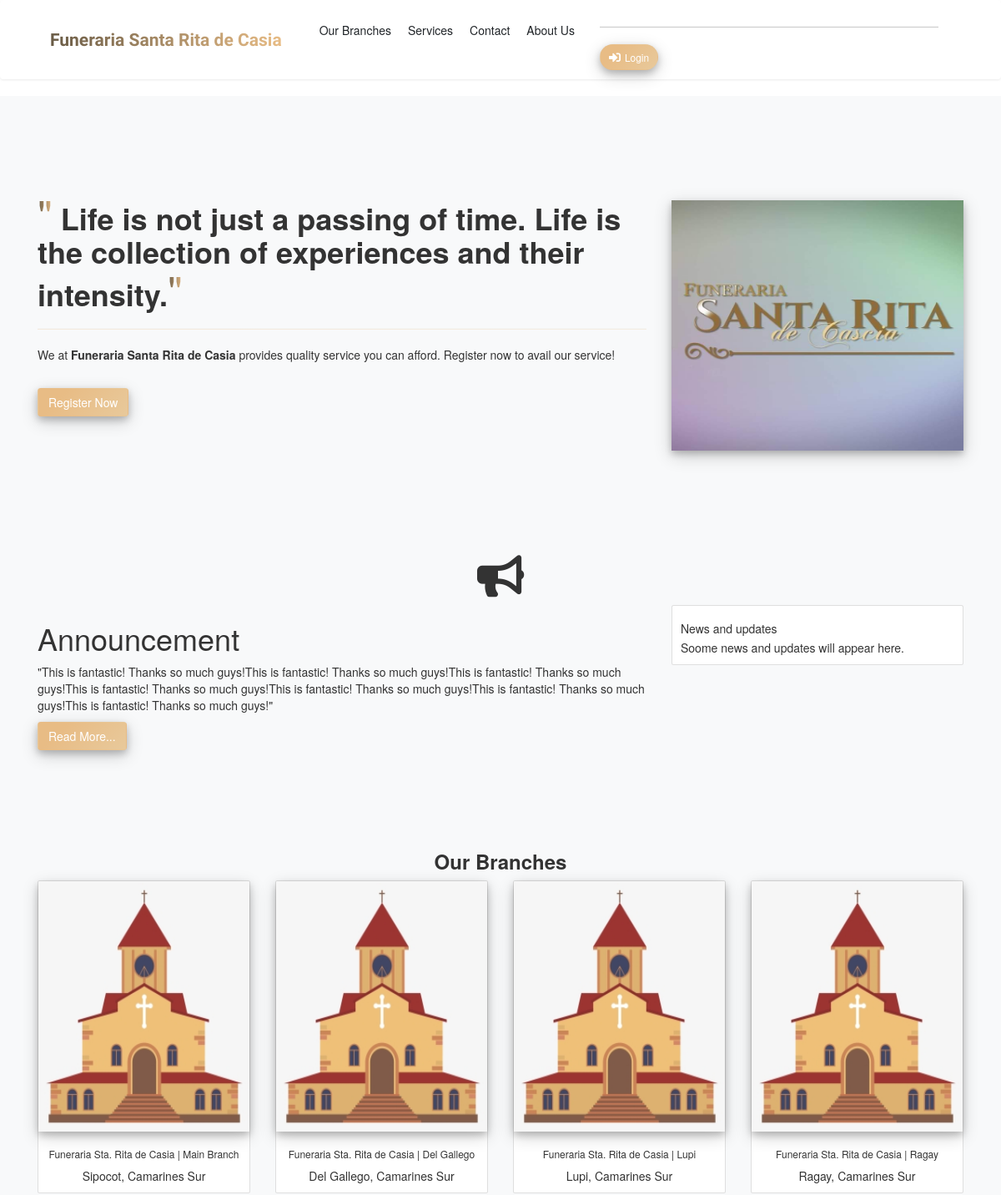
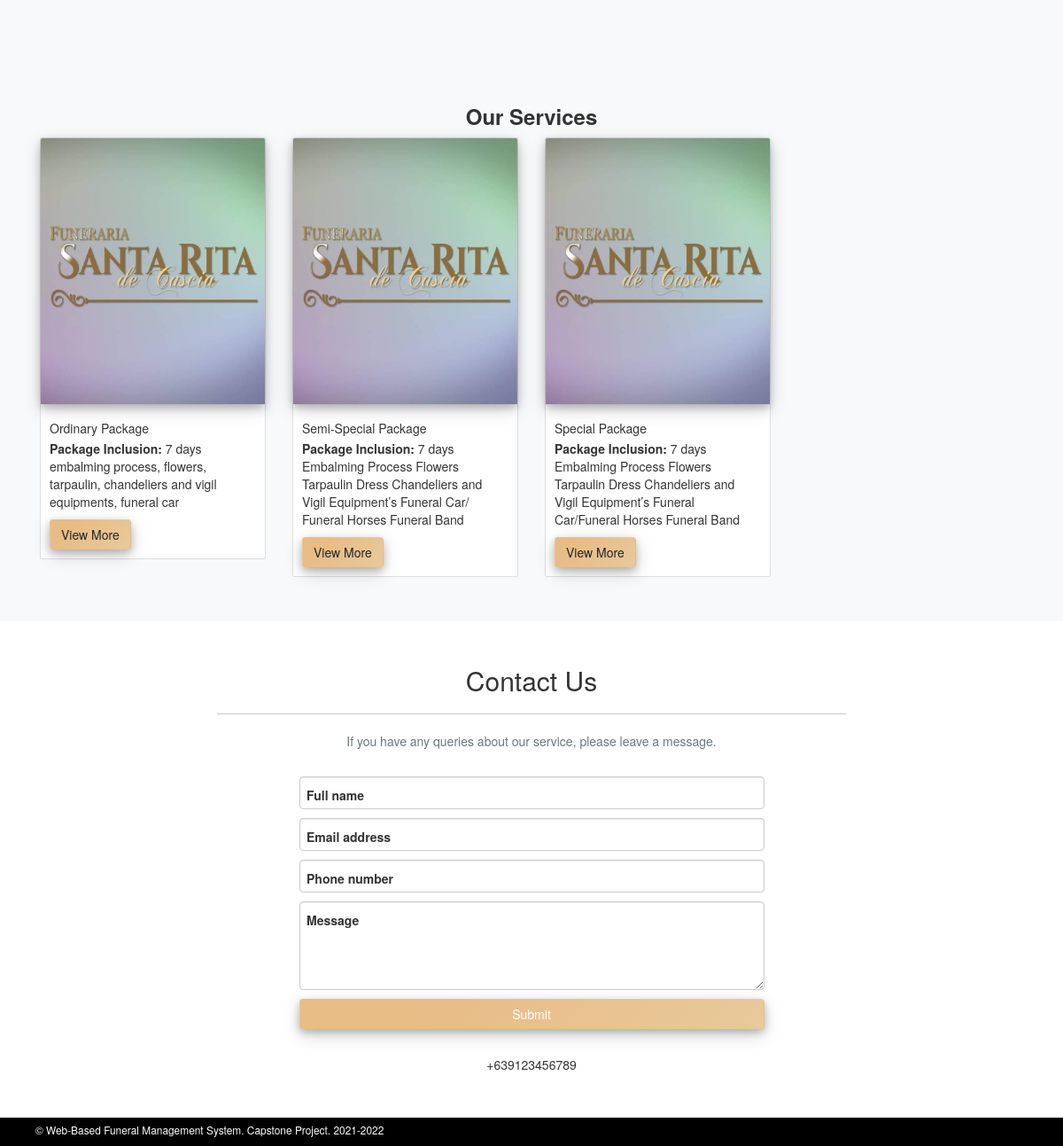
The page / on the database its author committed (2 pictures, top to bottom).
### tables this page shows
CREATE TABLE `service` (
  `service_id` int(11) NOT NULL,
  `service` text NOT NULL,
  `package_include` text NOT NULL
);

### index.php (the view, shortened to what this page needs)
<?php include 'includes/header.php'?>
<?php include 'includes/db-connection.php' ?>
    <body id="page-top">
        <nav class="navbar navbar-expand-lg navbar-light fixed-top shadow-sm" id="mainNav">
            <div class="container px-5">
                <a class="navbar-brand fw-bold" href="#page-top"><small class="txt-custom fw-bold"> Funeraria Santa Rita de Casia</small></a>
                <div class="collapse navbar-collapse" id="navbarResponsive">
                    <ul class="navbar-nav ms-auto me-4 my-3 my-lg-0">
                        <li class="nav-item"><a class="nav-link me-lg-3" href="#ourBranches">Our Branches</a></li>
                        <li class="nav-item"><a class="nav-link me-lg-3" href="#services">Services</a></li>
                        <li class="nav-item"><a class="nav-link me-lg-3" href="#contact">Contact</a></li>
                        <li class="nav-item"><a class="nav-link me-lg-3" href="#about">About Us</a></li>
                    </ul>
                    <hr>
                    <a href="login-form.php" class="btn bg-black rounded-pill px-3 mb-2 mb-lg-0 mx-0 text-white btn-custom" >
                        <span class="d-flex align-items-center">
                            <i class="fa fa-sign-in-alt me-2"></i>
                            <span class="small">Login</span>
                        </span>
                    </a>
                </div>
            </div>
        </nav>
        <header class="masthead">
            <div class="container h-100" id="home">
                <div class="row">
                    <div class="col-md-8">
                        <h1 class="fw-bold"> <small class="quote1">"</small> Life is not just a passing of time. Life is the collection of experiences and their intensity.<small class="quote2">"</small></h1>
                        <hr class="divider-custom" />
                        <p class="text-white-75 mb-5">We at <b>Funeraria Santa Rita de Casia</b> provides quality service you can afford. Register now to avail our service!</p>
                        <a class="btn btn-xl btn-custom text-white" href="register.php">Register Now</a>
                    </div>
                    <div class="col-md-4">
                        <img src="design/assets/img/logo.jpeg" alt="Logo" class="img-logo mt-5">
                    </div>
                </div>
            </div>
        </header>
        <section class="testimonials bg-light">
            <div class="container">
                <h2 class="mb-1 text-center custom-horn mb-3"><i class="fa fa-bullhorn"></i></h2>
                <div class="row">
                    <div class="col-lg-8">
                        <div class="testimonial-item mx-auto mb-5 mb-lg-0">
                            <h1>Announcement</h1>
                            <p class="font-weight-light">"This is fantastic! Thanks so much guys!This is fantastic! Thanks so much guys!This is fantastic! Thanks so much guys!This is fantastic! Thanks so much guys!This is fantastic! Thanks so much guys!This is fantastic! Thanks so much guys!This is fantastic! Thanks so much guys!"</p>
                            <a class="btn btn-xl btn-custom text-white float-right" href="">Read More...</a>
                        </div>
                    </div>
                    <div class="col-lg-4">
                        <div class="card">
                            <div class="card-body">
                                <h5 class="card-title">News and updates</h5>
                                <p class="card-text">Soome news and updates will appear here.</p>
                            </div>
                        </div>
                    </div>
            </div>
        </section>
        <section class="features-icons bg-light text-center"  id="ourBranches">
            <div class="container" >
            <h3 class="fw-bold text-center">Our Branches</h3>
                <div class="row">
                    <div class="col-md-3">
                        <div class="card">
                            <img class="card-img-top" src="design/assets/img/chapel.png" alt="Image">
                            <div class="card-body">
                                <h6>Funeraria Sta. Rita de Casia | Main Branch</h6>
                                <p class="card-text">Sipocot, Camarines Sur</p>
                            </div>
                        </div>
                    </div>
                    <div class="col-md-3">
                        <div class="card" >
                            <img class="card-img-top" src="design/assets/img/chapel.png" alt="Image">
                            <div class="card-body">
                                <h6>Funeraria Sta. Rita de Casia | Del Gallego</h6>
                                <p class="card-text">Del Gallego, Camarines Sur</p>
                            </div>
                        </div>
                    </div>
                    <div class="col-md-3">
                        <div class="card">
                            <img class="card-img-top" src="design/assets/img/chapel.png" alt="Image">
                            <div class="card-body">
                                <h6>Funeraria Sta. Rita de Casia | Lupi</h6>
                                <p class="card-text">Lupi, Camarines Sur</p>
                            </div>
                        </div>
                    </div>
                    <div class="col-md-3">
                        <div class="card">
                            <img class="card-img-top" src="design/assets/img/chapel.png" alt="Image">
                            <div class="card-body">
                                <h6>Funeraria Sta. Rita de Casia | Ragay</h6>
                                <p class="card-text">Ragay, Camarines Sur</p>
                            </div>
                        </div>
                    </div>
                </div>
            </div>
        </section>
       <section class="features-icons bg-light"  id="services" >
           <div class="container">
           <h3 class="fw-bold text-center">Our Services</h3>
           <div class="row">
           <?php $fetch_res = "SELECT * from service";
                    $query_res = $conn->query($fetch_res);
                     while($services = $query_res->fetch_assoc())
                    {
                    ?>
                     <div class="col-md-3">
                        <div class="card">
                            <img class="card-img-top" src="design/assets/img/logo.jpeg" alt="Image">
                            <div class="card-body">
                                <h5 class="card-title"><?php echo $services['service']; ?></h5>
                                <p class="card-text"><b>Package Inclusion: </b> <?php echo $services['package_include']; ?></p>
                                <a  data-bs-toggle="modal" class="btn btn-custom">View More</a>
                            </div>
                        </div>
                    </div>
                    <?php }?>
                </div>
           </div>
       </section>
        <section class="page-section" id="contact">
            <div class="container px-4 px-lg-5">
                <div class="row gx-4 gx-lg-5 justify-content-center">
                    <div class="col-lg-8 col-xl-6 text-center">
                        <h2 class="mt-0">Contact Us</h2>
                        <hr class="divider" />
                        <p class="text-muted mb-5">If you have any queries about our service, please leave a message.</p>
                    </div>
                </div>
                <div class="row gx-4 gx-lg-5 justify-content-center mb-5">
                    <div class="col-lg-6">
                        <form id="contactForm" data-sb-form-api-token="API_TOKEN">
                            <div class="form-floating mb-3">
                                <input class="form-control" id="name" type="text" placeholder="Enter your name..." data-sb-validations="required" required/>
                                <label for="name">Full name</label>
                            </div>
                            <div class="form-floating mb-3">
                                <input class="form-control" id="email" type="email" placeholder="name@example.com" data-sb-validations="required,email" required />
                                <label for="email">Email address</label>
                            </div>
                            <div class="form-floating mb-3">
                                <input class="form-control" id="phone" type="tel" placeholder="(123) 456-7890" data-sb-validations="required" required/>
                                <label for="phone">Phone number</label>
                            </div>
                            <div class="form-floating mb-3">
                                <textarea class="form-control" id="message" type="text" placeholder="Enter your message here..." style="height: 10rem" data-sb-validations="required" required></textarea>
                                <label for="message">Message</label>
                            </div>
                            <div class="d-grid"><button class="btn btn-xl btn-custom text-white" id="submitButton" type="submit">Submit</button></div>
                        </form>
                    </div>
                </div>
                <div class="row gx-4 gx-lg-5 justify-content-center">
                    <div class="col-lg-4 text-center mb-5 mb-lg-0">
                        <div>+639123456789</div>
                    </div>
                </div>
            </div>
        </section>
        <?php include 'includes/footer.php' ?>
    </body>
</html>

### design/css/custom.css (style rules this page uses)
.btn-custom , .footer-bg { box-shadow: 0 4px 8px 0 rgba(0, 0, 0, 0.2), 0 6px 20px 0 rgba(0, 0, 0, 0.19); background-color: #e8c99b; background-image: linear-gradient(315deg, #e8c99b 0%, #e8bc85 74%); }
img, .img-logo { width: 100%; height: 300px; box-shadow: 0 4px 8px 0 rgba(0, 0, 0, 0.2), 0 6px 20px 0 rgba(0, 0, 0, 0.19); }
.txt-custom { font-size: 21px; background: #695B46; background: -webkit-linear-gradient(to right, #695B46 0%, #E8BC85 100%); background: -moz-linear-gradient(to right, #695B46 0%, #E8BC85 100%); background: linear-gradient(to right, #695B46 0%, #E8BC85 100%); -webkit-background-clip: text; -webkit-text-fill-color: transparent; }
.divider-custom { background-color: #e8c99b; background-image: linear-gradient(315deg, #e8c99b 0%, #e8bc85 74%); }
.quote1, .quote2 { font-size: 50px; background: #695B46; background: -webkit-linear-gradient(to right, #695B46 0%, #E8BC85 100%); background: -moz-linear-gradient(to right, #695B46 0%, #E8BC85 100%); background: linear-gradient(to right, #695B46 0%, #E8BC85 100%); -webkit-background-clip: text; -webkit-text-fill-color: transparent; }
.custom-horn { font-size: 50px; }

### rows shown on the page
service: service "Ordinary Package", package_include "7 days embalming process, flowers, tarpaulin, chandeliers and vigil equipments, funeral car"
service: service "Semi-Special Package", package_include "7 days Embalming Process Flowers Tarpaulin Dress Chandeliers and Vigil Equipment’s Funeral Car/ Funeral Horses Funeral Band"
service: service "Special Package", package_include "7 days Embalming Process Flowers Tarpaulin Dress Chandeliers and Vigil Equipment’s Funeral Car/Funeral Horses Funeral Band"
